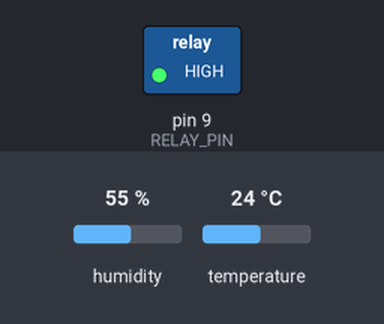
A sketch run on a simulated Arduino Uno, built with avr-gcc and run on an emulated ATmega328P. On the bench: switched loads named in the sketch (green lamp = pin HIGH). The inputs (shaded band) are chosen by the test bench; at power-on: temperature 24 °C, humidity 55 %. What the sketch prints to the serial monitor is not drawn.

Above: at 2.8 s.
2.9 s: temperature set to 22 °C
5.6 s: temperature set to 19 °C
At 6.4 s:
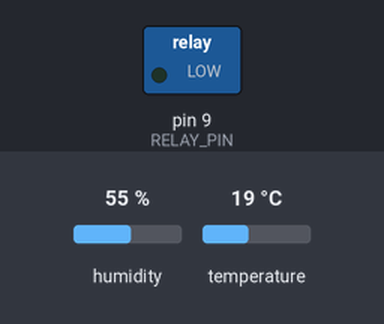
8.3 s: humidity set to 89 %
11.3 s: humidity set to 92 %
At 13.4 s:
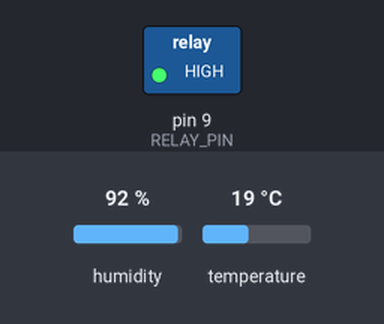
14.0 s: humidity set to 22 %
At 14.9 s:
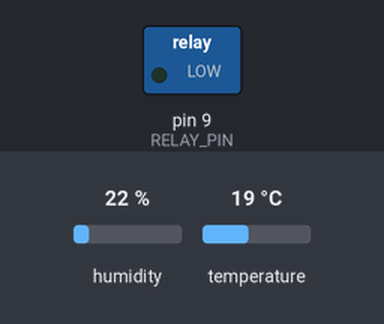
Timing chart, 0 to 17.0 s (numbered marks = the images above; inputs shaded):
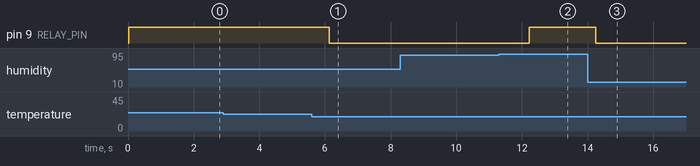

Measured:
- the behaviour switches between 21 and 20 °C on temperature (found by bisection; images 0 and 1)
- the behaviour switches between 90 and 91 % on humidity (found by bisection; images 1 and 2)
- after the input at 2.9 s, every drawn part: stays the same
- after the input at 5.6 s, pin 9 (RELAY_PIN): HIGH → LOW after 0.53 s
- after the input at 8.3 s, every drawn part: stays the same
- after the input at 11.3 s, pin 9 (RELAY_PIN): LOW → HIGH after 0.93 s
- after the input at 14.0 s, pin 9 (RELAY_PIN): HIGH → LOW after 0.26 s

The sketch:

DHT11_MOTOR.ino
```cpp
#include <DHT.h>

// Pin Definitions
#define DHT_PIN 10      // DHT11 Sensor data pin
#define RELAY_PIN 9     // Relay controlling the motor
#define TEMP_THRESHOLD 20  // Temperature threshold (°C)
#define HUM_THRESHOLD 90// Humidity threshold (%)

// DHT Sensor Setup
DHT dht(DHT_PIN, DHT11);

void setup() {
    Serial.begin(9600);
    Serial.println("DHT11 & Motor Control Starting...");

    pinMode(RELAY_PIN, OUTPUT);
    dht.begin();  // Initialize DHT sensor
}

void loop() {
    // Read Temperature & Humidity
    float temp = dht.readTemperature();
    float hum = dht.readHumidity();

    // Check if readings are valid
    if (isnan(temp) || isnan(hum)) {
        Serial.println("❌` Failed to read from sensor! Check wiring.");
        return;  // Exit loop iteration and retry
    }

    // Print Sensor Data
    Serial.print("🌡️ Temperature: ");
    Serial.print(temp);
    Serial.println(" °C");

    Serial.print("💧 Humidity: ");
    Serial.print(hum);
    Serial.println(" %");

    // Determine Motor ON/OFF
    if (temp > TEMP_THRESHOLD || hum > HUM_THRESHOLD) {
        digitalWrite(RELAY_PIN, HIGH);  // Motor ON
        Serial.println("⚡ Motor ON!");
    } else {
        digitalWrite(RELAY_PIN, LOW);   // Motor OFF
        Serial.println("❄️ Motor OFF!");
    }

    delay(2000);  // Wait 2 seconds before the next reading
}
```
